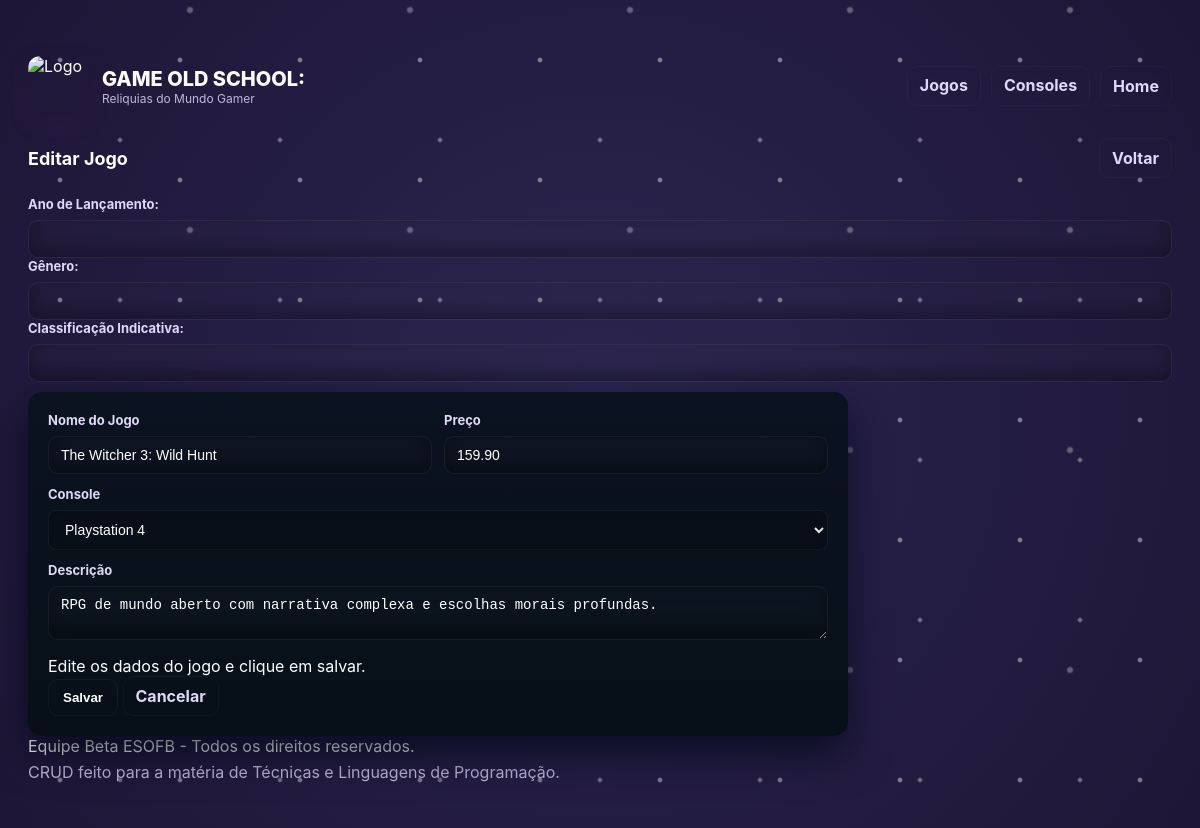
The app's page /crud_php/public/index.php?page=jogos&action=edit&id=7 with its own data.
### tables this page shows
CREATE TABLE IF NOT EXISTS `jogos` (
    `id` INT(11) NOT NULL AUTO_INCREMENT,
    `nome` VARCHAR(255) NOT NULL,
    `descricao` TEXT,
    `preco` DECIMAL(10, 2) NOT NULL,
    `console_id` INT(11) NOT NULL,
    PRIMARY KEY (`id`),
    FOREIGN KEY (`console_id`) REFERENCES `consoles`(`id`) ON DELETE CASCADE
);

### crud_php/models/jogo.php (called while the page is built, shortened)
<?php
class Jogo {
    private $conn;
    private $table_name = "jogos";
    public $id;
    public function __construct($db){
        $this->conn = $db;
    }
    function readOne(){
        $query = "SELECT
                    c.nome as console_nome, p.id, p.nome, p.descricao, p.preco, p.console_id
                FROM
                    " . $this->table_name . " p
                    LEFT JOIN
                        consoles c
                            ON p.console_id = c.id
                WHERE
                    p.id = ?
                LIMIT
                    0,1";
        $stmt = $this->conn->prepare( $query );
        $stmt->bindParam(1, $this->id);
        $stmt->execute();
        $row = $stmt->fetch(PDO::FETCH_ASSOC);
        $this->nome = $row["nome"];
        $this->descricao = $row["descricao"];
        $this->preco = $row["preco"];
        $this->console_id = $row["console_id"];
    }
}
?>

### crud_php/controllers/jogoController.php (called while the page is built, shortened)
<?php
include_once '../config/database.php';
include_once '../models/jogo.php';
include_once '../models/console.php';
class JogoController {
    private $jogo;
    private $console;
    public function __construct() {
        $database = new Database();
        $this->conn = $database->getConnection();
        $this->jogo = new Jogo($this->conn);
        $this->console = new Console($this->conn);
    }
    public function readOne($id) {
        $this->jogo->id = $id;
        $this->jogo->readOne();
        return $this->jogo;
    }
    public function getConsoles() {
        $stmt = $this->console->read();
        return $stmt;
    }
}
?>

### crud_php/config/database.php (called while the page is built, shortened)
<?php
class Database {
    private $host = "localhost";
    private $db_name = "crud_php";
    private $username = "root";
    private $password = "";
    public function getConnection(){
        $this->conn = null;
        try{
            $this->conn = new PDO("mysql:host=" . $this->host . ";dbname=" . $this->db_name, $this->username, $this->password);
            $this->conn->exec("set names utf8");
        }catch(PDOException $exception){
            echo "Erro de conexão: " . $exception->getMessage();
        }
        return $this->conn;
    }
}
?>

### crud_php/models/console.php (called while the page is built, shortened)
<?php
class Console {
    private $conn;
    private $table_name = "consoles";
    public function __construct($db){
        $this->conn = $db;
    }
    function read(){
        $query = "SELECT id, nome FROM " . $this->table_name . " ORDER BY nome";
        $stmt = $this->conn->prepare($query);
        $stmt->execute();
        return $stmt;
    }
}
?>

### crud_php/views/jogos/edit_game.php (the view, shortened to what this page needs)
<?php
include_once __DIR__ . '/../../controllers/jogoController.php';
$controller = new JogoController();
$id = isset($_GET['id']) ? $_GET['id'] : die('ID do jogo não fornecido.');
$jogo = $controller->readOne($id);
$consoles_stmt = $controller->getConsoles();
include __DIR__ . '/../../views/includes/header.php';
?>
 <div class="page-head">
  <h2>Editar Jogo</h2>
  <div class="actions">
    <a href="/crud_php/public/index.php?page=jogos" class="button ghost">Voltar</a>
  </div>
 </div>
 <div class="form-group">
  <label for="ano_lancamento">Ano de Lançamento:</label>
  <input type="number" name="ano_lancamento" value="<?php echo $row['ano_lancamento']; ?>" min="1970" max="<?php echo date('Y'); ?>" required>
 </div>
 <div class="form-group">
  <label for="genero">Gênero:</label>
  <input type="text" name="genero" value="<?php echo htmlspecialchars($row['genero']); ?>" required>
 </div>
 <div class="form-group">
  <label for="classificacao">Classificação Indicativa:</label>
  <input type="text" name="classificacao" value="<?php echo htmlspecialchars($row['classificacao']); ?>" required>
 </div>
<form class="form-card" action="/crud_php/public/index.php?page=jogos&action=edit&id=<?php echo $id; ?>" method="POST">
  <div class="form-row">
    <div class="col">
      <label for="nome">Nome do Jogo</label>
      <input type="text" id="nome" name="nome" value="<?php echo htmlspecialchars($jogo->nome, ENT_QUOTES); ?>" required />
    </div>
    <div class="col">
      <label for="preco">Preço</label>
      <input type="number" step="0.01" id="preco" name="preco" value="<?php echo htmlspecialchars($jogo->preco, ENT_QUOTES); ?>" required />
    </div>
  </div>
  <div class="form-row">
    <div class="col">
      <label for="console_id">Console</label>
      <select id="console_id" name="console_id" required>
        <?php
        while ($console = $consoles_stmt->fetch(PDO::FETCH_ASSOC)) {
            $selected = ($console['id'] == $jogo->console_id) ? 'selected' : '';
            echo "<option value=\"" . $console['id'] . "\" {$selected}>" . $console['nome'] . "</option>";
        }
        ?>
      </select>
    </div>
  </div>
  <div class="form-row">
    <div class="col">
      <label for="descricao">Descrição</label>
      <textarea id="descricao" name="descricao"><?php echo htmlspecialchars($jogo->descricao, ENT_QUOTES); ?></textarea>
    </div>
  </div>
  <div class="row-between">
    <div class="note">Edite os dados do jogo e clique em salvar.</div>
    <div>
      <button type="submit" class="button">Salvar</button>
      <a href="/crud_php/public/index.php?page=jogos" class="button ghost">Cancelar</a>
    </div>
  </div>
</form>
<?php include __DIR__ . '/../../views/includes/footer.php'; ?>

### crud_php/public/css/main.css (style rules this page uses)
:root { --bg-1:#2a1f47; --bg-2:#3b2a6b; --panel-alpha: rgba(49,39,85,0.92); --panel-overlay: rgba(255,255,255,0.02); --panel-2:#3d3170; --text:#ffffff; --subtle:#ded9f7; --muted:#bfb8d9; --accent-1:#00ffc8; --accent-2:#a36bff; --danger:#ff4d6d; --danger-2:#d43b56; --shadow-strong:0 18px 45px rgba(0,0,0,0.7); --shadow-soft:0 10px 32px rgba(0,0,0,0.5); --radius:14px; --gap:20px; --max-width:1220px; --container-padding:28px; font-family:"Inter","Segoe UI",Roboto,Arial,sans-serif; }
* { box-sizing:border-box }
html,body { height:100%;margin:0;color:var(--text);-webkit-font-smoothing:antialiased }
body { background:radial-gradient(circle at center,#2b2550 0%,#1e1636 100%); background-attachment:fixed; overflow-x:hidden; position:relative; }
.page-head { display:flex;justify-content:space-between;align-items:center;margin:18px 0 }
.page-head h2 { margin:0;font-size:18px }
.button { display:inline-block;padding:10px 14px;border-radius:10px;cursor:pointer;text-decoration:none; font-weight:700;transition:transform .12s ease,box-shadow .12s ease,opacity .12s ease; background:transparent;border:1px solid rgba(255,255,255,0.04);color:var(--text); }
.button.ghost { background:transparent;color:var(--subtle);border:1px solid rgba(255,255,255,0.03);box-shadow:none;padding:9px 12px; }
.form-card { border-radius:var(--radius);padding:20px;color:var(--text);box-shadow:0 18px 40px rgba(2,6,23,0.7);max-width:820px;margin-top:10px;position:relative;z-index:3;background:linear-gradient(180deg,#0b1220,#071018) }
.form-row { display:flex;gap:12px;margin-bottom:12px }
.form-row .col { flex:1 }
label { display:block;margin-bottom:8px;font-weight:700;color:var(--subtle);font-size:13px }
input[type="text"],input[type="number"],textarea,select { width:100%;padding:10px 12px;border-radius:10px;border:1px solid rgba(255,255,255,0.04);background:linear-gradient(180deg, rgba(255,255,255,0.02), rgba(255,255,255,0.01));color:var(--text);font-size:14px;outline:none;box-shadow:inset 0 -6px 20px rgba(0,0,0,0.35) }
input::placeholder,textarea::placeholder { color:#9aa4ad }
select { color:#fff;background:linear-gradient(180deg, rgba(0,0,0,0.12), rgba(255,255,255,0.01));border-radius:8px }
select option { color:#000;background:#fff }

### records on screen
jogos: nome "The Witcher 3: Wild Hunt", preco "159.90", descricao "RPG de mundo aberto com narrativa complexa e escolhas morais profundas."

### other values on screen
form field console_id "Playstation 4"
